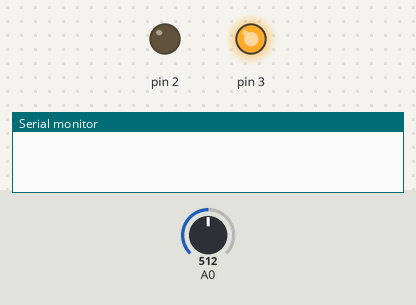
A sketch run on a simulated Arduino Uno, built with avr-gcc and run on an emulated ATmega328P. Shown: output pins drawn as LEDs (lit = HIGH), the last lines printed to the serial monitor. The inputs (shaded band) are chosen by the test bench; at power-on: A0 = 512.

Above: at 0.01 s.
At 1.1 s:
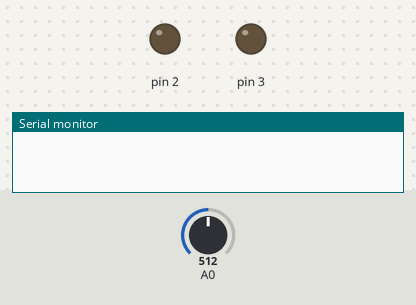
At 5.2 s:
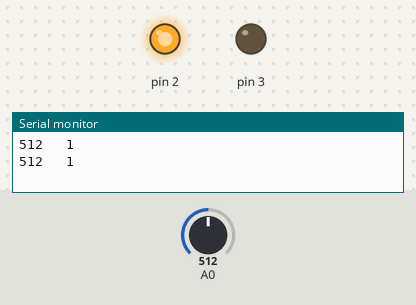
Timing chart, 0 to 6.7 s (numbered marks = the images above):
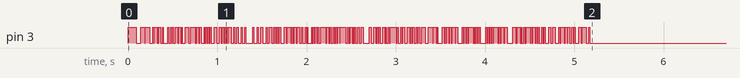

The sketch:

RxLED_performance_test.ino
```cpp
// for optical communication experiment
// with two LEDs
// one as Tx and the other as Rx
// 20201230 jeffy890

void setup() {
  boolean m[512];
  boolean val;
  int Rx_data[512];
  int i;
  int threshold = 400;
  int ber = 0;

  Serial.begin(9600);
  pinMode(2, OUTPUT);
  pinMode(3, OUTPUT);

  Mseq(m);

  digitalWrite(2, LOW);
  for (i = 0; i < 512; i++) {
    digitalWrite(3, m[i]);
    delay(10);
    Rx_data[i] = analogRead(A0);
  }
  digitalWrite(2, HIGH);

  for (i = 0; i < 512; i++) {
    Serial.print(Rx_data[i]);
    Serial.print("   ");
    Serial.println(m[i]);
    if(Rx_data[i]>threshold) val =true;
    else val = false;

    if(val != m[i]) ber += 1;
  }
  Serial.print("ber : ");
  Serial.println(ber);
}

void loop() {
}

void Mseq(boolean *m) {
  int i, j; //for counting
  int leng = 512;

  boolean m9[9] = {1, 1, 1, 1, 1, 1, 1, 1, 1};  //for storing data right before outputting
  for (i = 0; i < leng - 2; i++) {
    m[i] = m9[8];  //output 1bit data
    for (j = 9; j > 1; j--) {
      m9[j - 1] = m9[j - 2]; //1bit shift
    }
    m9[0] = m9[5] ^ m[i]; //xor

  }
  m[leng-1] = 0;  //last bit is 0
}
```
